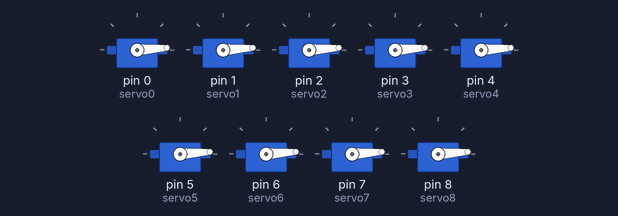
A sketch run on a simulated Arduino Uno, built with avr-gcc and run on an emulated ATmega328P. Shown: 9 × servo.

Above: at 7.05 s.
At 7.5 s:
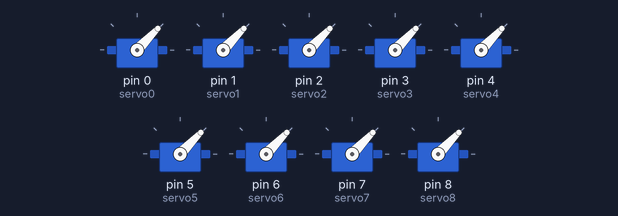
At 7.95 s:
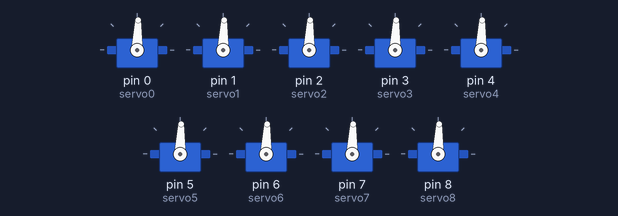
At 8.85 s:
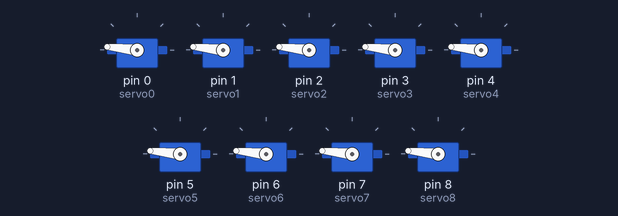
At 9.75 s:
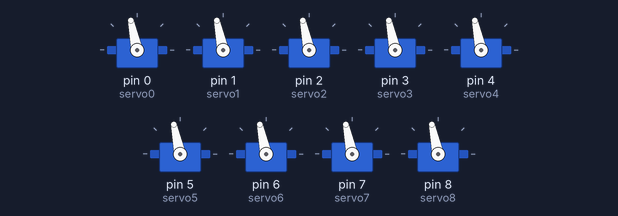
At 10.65 s:
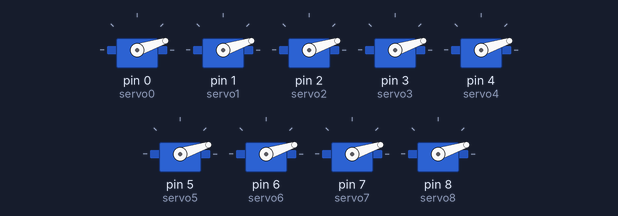
Timing chart, 0 to 15.8 s (numbered marks = the images above):
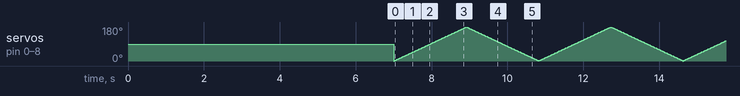

The sketch:

servo_madness.ino
```cpp
#include <Servo.h> //используем библиотеку для работы с сервоприводом

Servo servo0; //объявляем servo0
Servo servo1; //объявляем servo1
Servo servo2; //объявляем servo2
Servo servo3; //объявляем servo3
Servo servo4; //объявляем servo4
Servo servo5; //объявляем servo5
Servo servo6; //объявляем servo6
Servo servo7; //объявляем servo7
Servo servo8; //объявляем servo8

void setup(){
  servo0.attach(0); //привязываем привод к порту 8
  servo1.attach(1); //привязываем привод к порту 8
  servo2.attach(2); //привязываем привод к порту 8
  servo3.attach(3); //привязываем привод к порту 8
  servo4.attach(4); //привязываем привод к порту 8
  servo5.attach(5); //привязываем привод к порту 8
  servo6.attach(6); //привязываем привод к порту 8
  servo7.attach(7); //привязываем привод к порту 8
  servo8.attach(8); //привязываем привод к порту 8
  delay(7000);
}

void servos(int i) {
      servo0.write(i);
      servo1.write(i);
      servo2.write(i);
      servo3.write(i);
      servo4.write(i);
      servo5.write(i);
      servo6.write(i);
      servo7.write(i);
      servo8.write(i);
}

void loop(void) {
  for (int i=0; i<180; i++) {
  servos(i);
  delay(10);
  }
  for (int i=180; i>1; i--) {
  servos(i);
  delay(10);
  }
}
```
